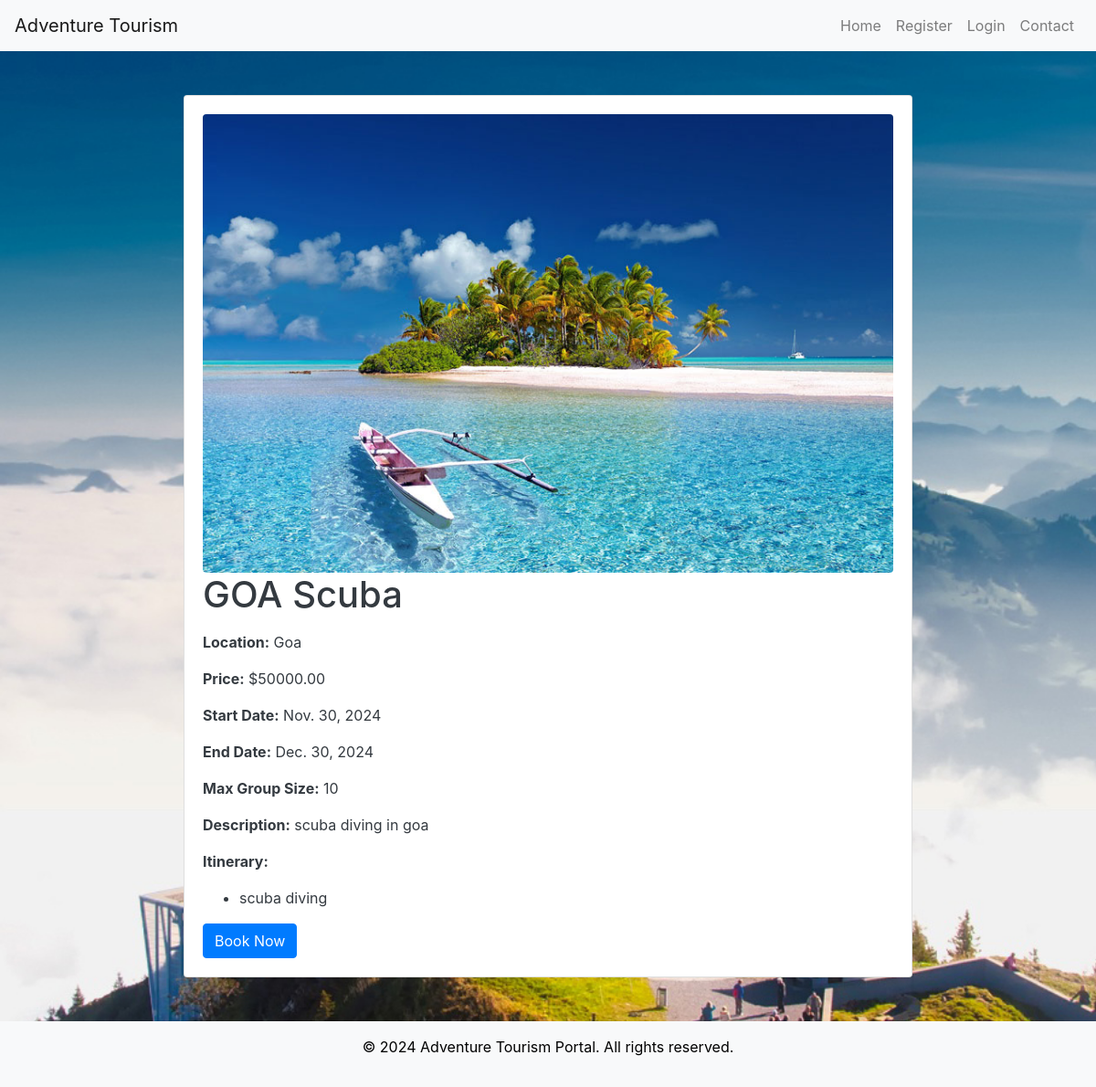
Before: /Tour/tour/1/ with the older database file.
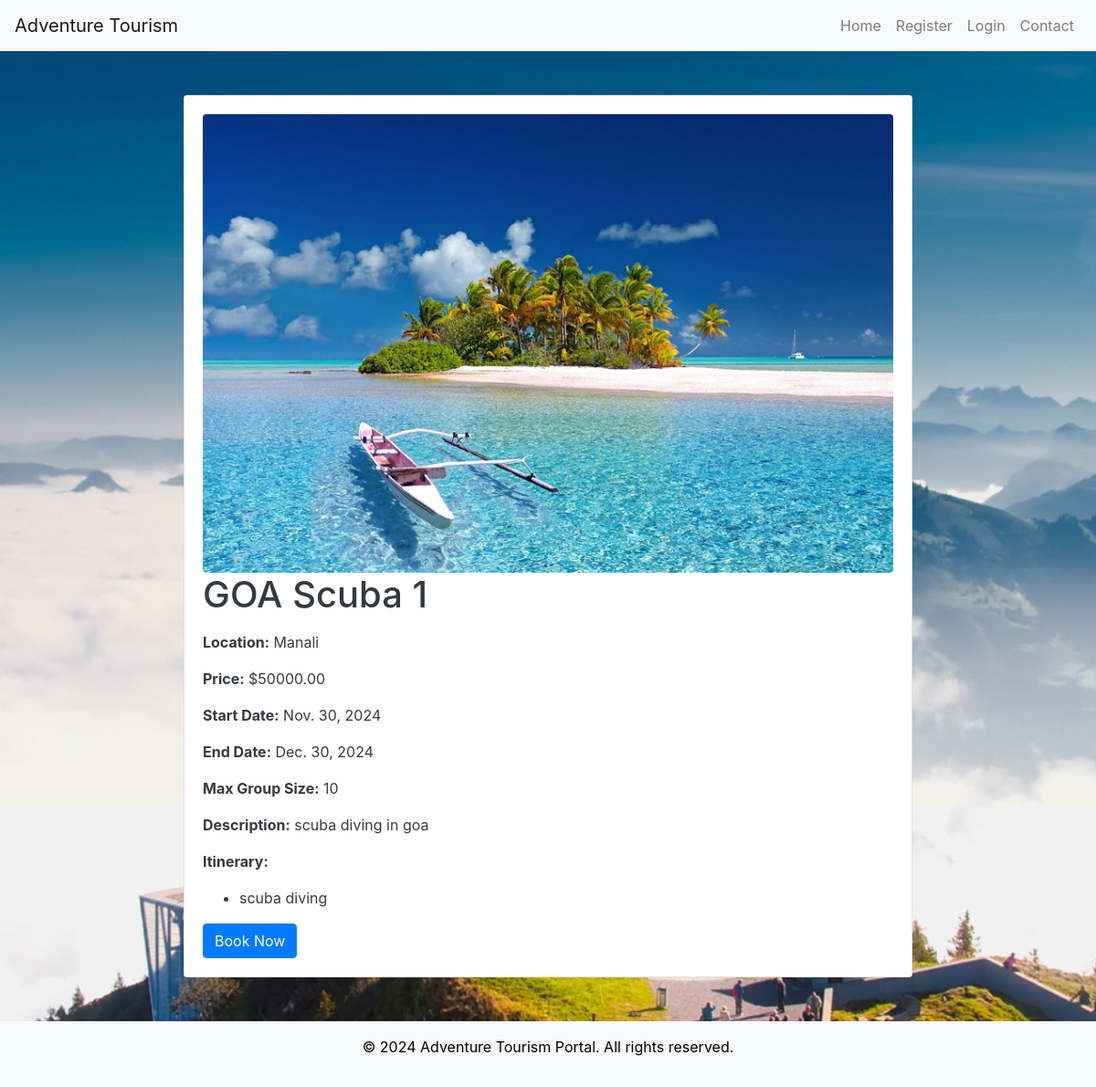
After: the same page with the newer database file.
### Manager/models.py (models this page shows, shortened)
class Tour(models.Model):
    LOCATION_CHOICES = [
        ('Manali', 'Manali'),
        ('Goa', 'Goa'),
        ('Jaipur', 'Jaipur'),
        ('Leh', 'Leh'),
        ('Rishikesh', 'Rishikesh'),
        ('Kerala', 'Kerala'),
        ('Andaman', 'Andaman'),
        ('Darjeeling', 'Darjeeling'),
        ('Shimla', 'Shimla'),
        ('Varanasi', 'Varanasi'),
    ]
    ADVENTURE_CHOICES = [
        ('Hiking', 'Hiking'),
        ('Scuba Diving', 'Scuba Diving'),
        ('Safari', 'Safari'),
        ('Skydiving', 'Skydiving'),
        ('Camping', 'Camping'),
        ('City Tour', 'City Tour'),
        ('Rafting', 'Rafting'),
    ]
    title = models.CharField(max_length=100)
    description = models.TextField()
    location = models.CharField(max_length=100, choices=LOCATION_CHOICES)
    adventure_type = models.CharField(max_length=100, choices=ADVENTURE_CHOICES)
    price = models.DecimalField(max_digits=8, decimal_places=2)
    start_date = models.DateField()
    end_date = models.DateField()
    created_by = models.ForeignKey(User, on_delete=models.CASCADE)
    max_group_size = models.PositiveIntegerField()
    itinerary = models.TextField(blank=True)
    image = models.ImageField(upload_to='tours/images/', blank=True, null=True)

### Tour/views.py (the view)
# urls.py: path('tour/<int:tour_id>/', views.tour_detail, name='tour_detail'),
def tour_detail(request, tour_id):
    tour = get_object_or_404(Tour, id=tour_id)
    return render(request, 'tour/tour_detail.html', {'tour': tour})

### Templates/tour/tour_detail.html
{% extends 'user/base.html' %}
{% load static %}
{% block content %}
<div class="container mt-5 mb-5">
    <div class="row justify-content-center align-items-center" >
        <div class="card justify-content-center" style="width: 70%;">
          <div class="card-body">
              <img src="{{ tour.image.url }}" style="" class="card-img-top img-fluid rounded" alt="{{ tour.title }}">
            <h1 class="card-title text-dark">{{ tour.title }}</h1>
            <p class="card-text text-dark">
                <p class="text-dark"><strong>Location:</strong> {{ tour.location }}</p>
                <p class="text-dark"><strong>Price:</strong> ${{ tour.price }}</p>
                <p class="text-dark"><strong>Start Date:</strong> {{ tour.start_date }}</p>
                <p class="text-dark"><strong>End Date:</strong> {{ tour.end_date }}</p>
                <p class="text-dark"><strong>Max Group Size:</strong> {{ tour.max_group_size }}</p>
                <p class="text-dark"><strong>Description:</strong> {{ tour.description }}</p>
                <p class="text-dark"><strong>Itinerary:</strong></p>
                <ul>
                    {% for item in tour.itinerary.splitlines %}
                    <li class="text-dark">{{ item }}</li>
                    {% endfor %}
                </ul>
            </p>
            <a href="{% url 'Tour:new_booking' tour.id %}" class="btn btn-primary">Book Now</a>
          </div>
        </div>
    </div>
</div>
{% endblock %}

Changed rows visible on the page:
changed Tour "scuba diving in goa": title "GOA Scuba" → "GOA Scuba 1"; location "Goa" → "Manali"
